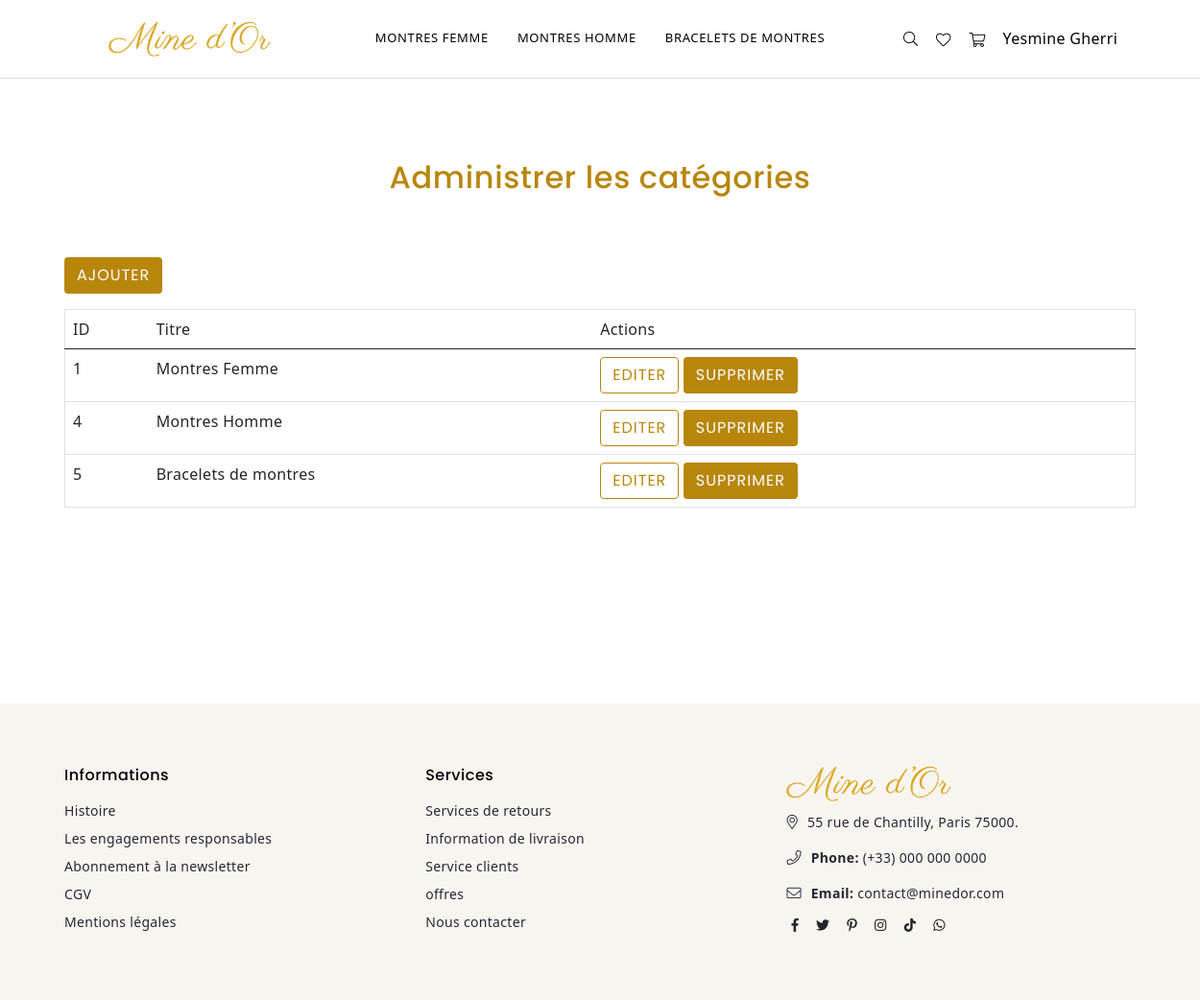
Page /index.php?p=admin.categories.index (signed in) on the committed database.
### tables this page shows
CREATE TABLE `categories` (
  `id` int(11) NOT NULL,
  `titre` varchar(255) DEFAULT NULL
);

### core/Controller/Controller.php (called while the page is built, shortened)
<?php
class Controller{
    protected $viewPath;
    protected $template;
    protected function render($view, $variables = []){
        extract($variables);
        require($this->viewPath . str_replace('.', '/', $view) . '.php');
        require($this->viewPath . 'templates/' . $this->template . '.php');
    }
}

### app/Controller/Admin/CategoriesController.php (called while the page is built, shortened)
<?php
class CategoriesController extends AppController{
    public function index(){
        $items = $this->Category->all();
        $this->render('admin.categories.index', compact('items'));
    }
}

### public/index.php (called while the page is built, shortened)
<?php
require ROOT . '/app/App.php';
if(isset($_GET['p'])){
    $page = $_GET['p'];
}else{
    $page = 'home.index';
}
$page = explode('.', $page);
if($page[0] == 'admin'){
    $action = $page[2];
} else{
    $controller = '\App\Controller\\' . ucfirst($page[0]) . 'Controller';
    $action = $page[1];
}
$controller = new $controller();
$controller->$action();

### core/Table/Table.php (called while the page is built, shortened)
<?php
class Table
{
    protected $db;
    public function __construct(Database $db)
    {
        $this->db = $db;
    }
    public function query($statement, $attributes = null, $one = false){
        if($attributes){
            return $this->db->prepare(
                $statement,
                $attributes,
                str_replace('Table', 'Entity', get_class($this)),
                $one
            );
        } else {
            return $this->db->query(
                $statement,
                str_replace('Table', 'Entity', get_class($this)),
                $one
            );
        }
    }
}

### core/Database/MysqlDatabase.php (called while the page is built, shortened)
<?php
class MysqlDatabase extends Database{
    private $db_name;
    private $db_user;
    private $db_pass;
    private $db_host;
    private $pdo;
    public function __construct($db_name, $db_user = 'root', $db_pass = 'root', $db_host = 'localhost'){
        $this->db_name = $db_name;
        $this->db_user = $db_user;
        $this->db_pass = $db_pass;
        $this->db_host = $db_host;
    }
    private function getPDO(){
        if($this->pdo === null){
            $pdo = new PDO('mysql:dbname=' . $this->db_name . ';host=' . $this->db_host, $this->db_user, $this->db_pass);
            $pdo->setAttribute(PDO::ATTR_ERRMODE, PDO::ERRMODE_EXCEPTION);
            $this->pdo = $pdo;
        }
        return $this->pdo;
    }
    public function query($statement, $class_name = null, $one = false){
        $req = $this->getPDO()->query($statement);
        if($class_name === null){
            $req->setFetchMode(PDO::FETCH_OBJ);
        } else{
            $req->setFetchMode(PDO::FETCH_CLASS, $class_name);
        }
        if($one) {
            $datas = $req->fetch();
        } else {
            $datas = $req->fetchAll();
        }
        return $datas;
    }
}

### app/Table/CategoryTable.php (called while the page is built, shortened)
<?php
class CategoryTable extends Table{
    public function all(){
        return $this->query("
            SELECT categories.id, categories.titre
            FROM categories");
    }
}

### app/Autoloader.php (called while the page is built, shortened)
<?php
class Autoloader{
    static function autoload($class){
        if (strpos($class, __NAMESPACE__ . '\\') === 0){
            $class = str_replace(__NAMESPACE__ . '\\', '', $class);
            $class = str_replace('\\', '/', $class);
        }
    }
}

### core/Autoloader.php (called while the page is built, shortened)
<?php
class Autoloader{
    static function autoload($class){
        if (strpos($class, __NAMESPACE__ . '\\') === 0){
            $class = str_replace(__NAMESPACE__ . '\\', '', $class);
            $class = str_replace('\\', '/', $class);
        }
    }
}

### app/App.php (called while the page is built, shortened)
<?php
class App{
    private $db_instance;
    private static $_instance;
    public static function getInstance(){
        if(is_null(self::$_instance)){
            self::$_instance = new App();
        }
        return self::$_instance;
    }
    public static function load(){
        require ROOT . '/app/Autoloader.php';
        require ROOT . '/core/Autoloader.php';
    }
    public function getTable($name){
        return new $class_name($this->getDb());
    }
    public function getDb(){
        $config = Config::getInstance(ROOT . '/config/config.php');
        if(is_null($this->db_instance)){
            $this->db_instance = new MysqlDatabase($config->get('db_name'), $config->get('db_user'), $config->get('db_pass'), $config->get('db_host'));
        }
        return $this->db_instance;
    }
}

### core/Config.php (called while the page is built, shortened)
<?php
class Config
{
    private $settings = [];
    private static $_instance;
    public static function getInstance($file)
    {
        if (is_null(self::$_instance)) {
            self::$_instance = new Config($file);
        }
        return self::$_instance;
    }
    public function __construct($file)
    {
        $this->settings = require($file);
    }
    public function get($key)
    {
        return $this->settings[$key];
    }
}

### config/config.php (called while the page is built)
<?php
return array(
    "db_user" => "root",
    "db_pass" => "root",
    "db_host" => "localhost",
    "db_name" => "mvc"
);

### app/Views/admin/categories/index.php (the view, shortened to what this page needs)
 <div id="page-content">
        <div class="container">
<h1 class="title-admin">Administrer les catégories</h1>
<p>
    <a href="?p=admin.categories.add" class="btn btn-add">Ajouter</a>
</p>
<table class="table">
    <thead>
    <tr>
        <td>ID</td>
        <td>Titre</td>
        <td>Actions</td>
    </tr>
    </thead>
    <tbody>
        <?php foreach($items as $category): ?>
        <tr>
            <td><?= $category->id; ?></td>
            <td><?= $category->titre; ?></td>
            <td>
                <a class="btn btn-edit" href="?p=admin.categories.edit&id=<?= $category->id; ?>">Editer</a>
                <form action="?p=admin.categories.delete" method="post" style="display: inline;">
                    <button type="submit" class="btn btn-delete">Supprimer</button>
                </form>
            </td>
        </tr>
        <?php endforeach; ?>
    </tbody>
</table>
        </div>
        </div>

### app/Views/templates/menu.php (shortened to what this page needs)
 <?php
         $categories = App::getInstance()->getTable('Category')->all();
?>
              <div class="row">
                <div
                  class="col-1 col-sm-12 col-md-12 col-lg-12 align-self-center d-menu-col"
                >
                  <nav class="grid__item" id="AccessibleNav">
                    <ul id="siteNav" class="site-nav medium center hidearrow">
                      <?php foreach ($categories as $categorie) {
                          ?>
                          <li class="lvl1 parent dropdown_nav">
                              <a href="?p=category.index&id=<?= $categorie->id;?>"
                          ><?php echo $categorie->titre;?> </a>
                      </li>
                          <?php
                      } ?>
                    </ul>
                  </nav>
                </div>
              </div>

### public/css/plugins.css (style rules this page uses)
@media (prefers-reduced-motion: no-preference) { :root { scroll-behavior: smooth; } }
body { margin: 0; font-family: var(--bs-font-sans-serif); font-size: 1rem; font-weight: 400; line-height: 1.5; color: #212529; background-color: #fff; -webkit-text-size-adjust: 100%; -webkit-tap-highlight-color: transparent; }
a { text-decoration: none !important; }
p { margin-top: 0; margin-bottom: 1rem; }
ul { padding-left: 2rem; }
ul { margin-top: 0; margin-bottom: 1rem; }
button { border-radius: 0; }
button, input, optgroup, select { margin: 0; font-family: inherit; font-size: inherit; line-height: inherit; }
button, select { text-transform: none; }
[type="button"], [type="submit"], button { -webkit-appearance: button; }
[type="button"]:not(:disabled), [type="submit"]:not(:disabled), button:not(:disabled) { cursor: pointer; }
.container { width: 100%; padding-right: var(--bs-gutter-x, 0.75rem); padding-left: var(--bs-gutter-x, 0.75rem); margin-right: auto; margin-left: auto; }
@media (min-width: 576px) { .container { max-width: 540px; } }
@media (min-width: 768px) { .container { max-width: 720px; } }
@media (min-width: 992px) { .container { max-width: 960px; } }
@media (min-width: 1200px) { .container { max-width: 1140px; } }
.row { --bs-gutter-x: 1.5rem; --bs-gutter-y: 0; display: flex; flex-wrap: wrap; margin-top: calc(var(--bs-gutter-y) * -1); margin-right: calc(var(--bs-gutter-x) * -0.5); margin-left: calc(var(--bs-gutter-x) * -0.5); }
.row>* { flex-shrink: 0; width: 100%; max-width: 100%; padding-right: calc(var(--bs-gutter-x) * 0.5); padding-left: calc(var(--bs-gutter-x) * 0.5); margin-top: var(--bs-gutter-y); }
.col-1 { flex: 0 0 auto; width: 8.33333333%; }
@media (min-width: 576px) { .col-sm-12 { flex: 0 0 auto; width: 59%; } }
@media (min-width: 768px) { .col-md-12 { flex: 0 0 auto; width: 75%; } }
@media (min-width: 992px) { .col-lg-12 { flex: 0 0 auto; width: 100%; } }
.btn { display: inline-block; font-weight: 400; line-height: 1.5; color: #212529; text-align: center; text-decoration: none; vertical-align: middle; cursor: pointer; -webkit-user-select: none; -moz-user-select: none; user-select: none; background-color: transparent; border: 1px solid transparent; padding: 0.375rem 0.75rem; font-size: 1rem; border-radius: 0.25rem; transition: color 0.15s ease-in-out, background-color 0.15s ease-in-out, border-color 0.15s ease-in-out, box-shadow 0.15s ease-in-out; }
.align-self-center { align-self: center !important; }

### rows in the picture
categories: titre "MONTRES FEMME", id "1", titre "Montres Femme"
categories: titre "MONTRES HOMME", id "4", titre "Montres Homme"
categories: titre "BRACELETS DE MONTRES", id "5", titre "Bracelets de montres"

### other values in the picture
$_SESSION['user']->firstname "Yesmine"
$_SESSION['user']->lastname "Gherri"
